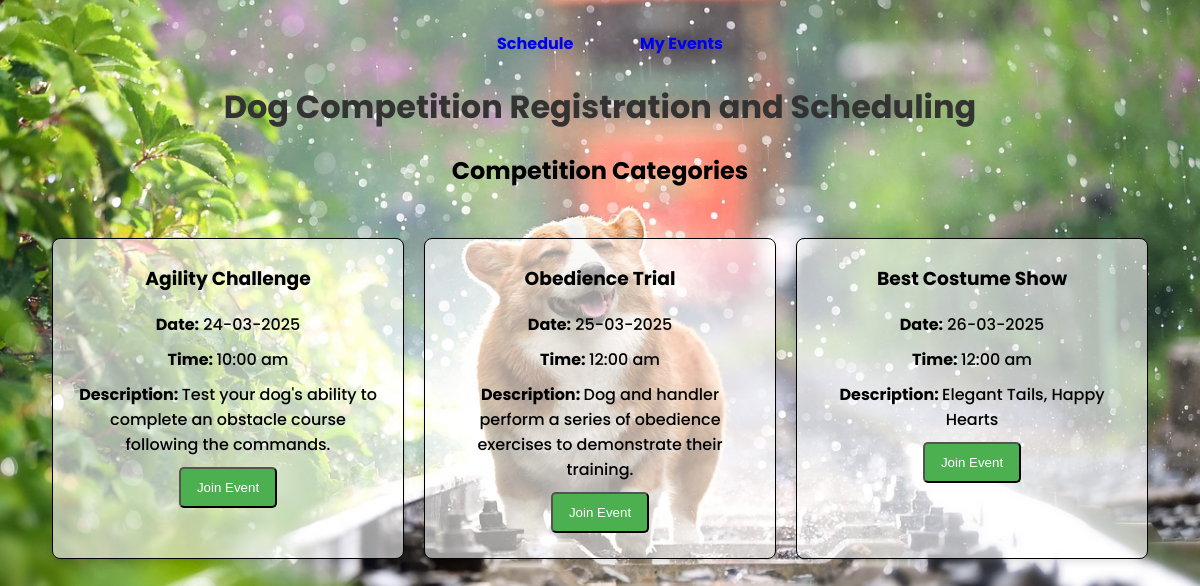
The page / on the database its author committed.
### app.py (models this page shows)
class Service(db.Model):
    id = db.Column(db.Integer, primary_key=True)
    title = db.Column(db.String(100), nullable=False)
    date = db.Column(db.String(100), nullable=False)
    time = db.Column(db.String(100), nullable=False)
    description = db.Column(db.Text, nullable=False)

### app.py (the view)
@app.route('/')
def home():
    services = Service.query.all()
    return render_template('index.html', services=services)

### templates/index.html (shortened to what this page needs)
<!DOCTYPE html>
<html lang="en">
<head>
    <link rel="stylesheet" href="../static/css/style.css">
</head>
<body>
    <header>
        <div class="main">
            <nav>
                <ul>
                    <li><a href="{{ url_for('schedule') }}" style="text-decoration:none">Schedule</a></li>
                    <li><a href="{{ url_for('myevents') }}" style="text-decoration:none">My Events</a></li>
                </ul>
            </nav>
            <h1>Dog Competition Registration and Scheduling</h1>
        </div>
    </header>
    <div class="container">
        <section class="competition-overview">
            <h2>Competition Categories</h2>
            <div class="cards">
                {% for service in services %}
                <div class="card">
                    <h3>{{ service.title }}</h3>
                    <p><strong>Date:</strong> {{ service.date }}</p>
                    <p><strong>Time: </strong> {{ service.time }}</p>
                    <p><strong>Description: </strong> {{ service.description }}</p>
                    <button><a href="{{ url_for('register', service_id=service.id) }}" style="text-decoration:none">Join Event</a></button>
                </div>
                {% else %}
                <p>No services available</p>
                {% endfor %}
            </div>
        </section>
    </div>
</body>
</html>

### static/css/style.css (style rules this page uses)
body { font-family: "Poppins", serif; font-weight: 100; margin: 0; padding: 0; background-color: #f4f4f9; background: url(./d1.jpg) no-repeat center center/cover; color: black; }
h1 { text-align: center; color: #333; }
nav ul { list-style: none; text-align: center; margin-top: 25px; }
nav ul li { display: inline-block; margin-right: 20px; cursor: pointer; color: white; padding: 5px 20px; border: 1px solid transparent; transition: 0.6s ease; font-weight: bold; }
nav ul li a { text-decoration: none; }
.cards { display: flex; gap: 20px; justify-content: center; flex-wrap: wrap; padding: 30px; }
.card { background: rgba(255, 255, 255, 0.6); border: 1.5px solid black; border-radius: 8px; padding: 25px; width: 300px; box-shadow: 0 4px 6px rgba(0, 0, 0, 0.1); text-align: center; font-weight: 500; }
.card h3 { margin-top: 0; }
.card p { margin: 10px 0; }
.card a { display: flex; background-color: #4caf50; color: white; padding: 10px 10px; border-radius: 5px; text-decoration: none; cursor: pointer; transition: background-color 0.3s ease, transform 0.3s ease; }
.card button { background-color: #4caf50; color: white; border-radius: 5px; cursor: pointer; transition: background-color 0.3s ease, transform 0.3s ease; text-align: center; }
.main { max-width: 1200px; margin: auto; }
.container { text-align: center; }
.competition-overview { margin-bottom: 30px; }

### rows shown on the page
Service: title "Agility Challenge", date "24-03-2025", time "10:00 am", description "Test your dog's ability to complete an obstacle course following the commands."
Service: title "Obedience Trial", date "25-03-2025", time "12:00 am", description "Dog and handler perform a series of obedience exercises to demonstrate their training."
Service: title "Best Costume Show", date "26-03-2025", time "12:00 am", description "Elegant Tails, Happy Hearts"
